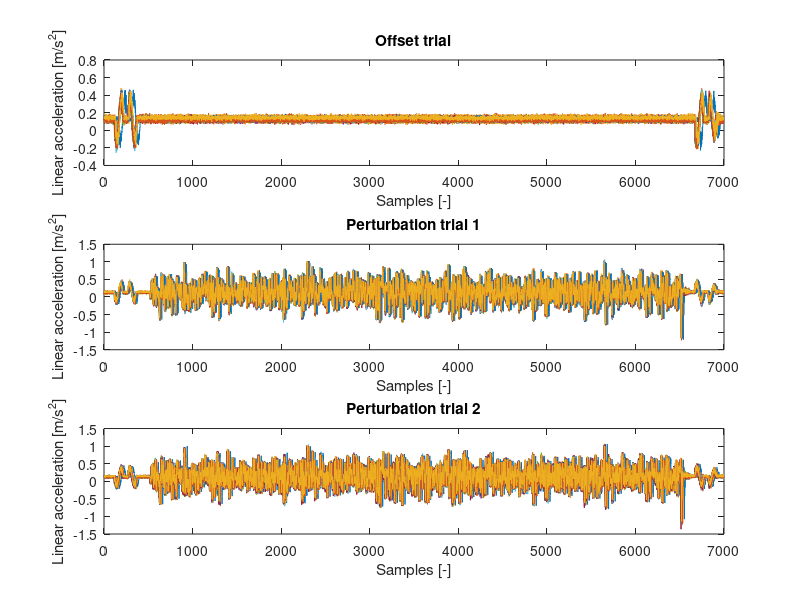

This chart was generated by the following MATLAB code: (Note: this script raises an error after producing the figure.)
%% Processing and analysing raw surge IMU data for 24 subjects

% This script processes the raw heave IMU data for 24 subjects into final
% acceleration input signals suitable for system identification.

clear all
close all
clc 

%% Load files

% !!! CHANGE DESIGNED PERTURBATION FOR CORRECT MOTION HERE !!!
% Designed perturbation signal
load('surge_pert_amp075'); 
clearvars surge_vel_amp075 surge_dis_amp075

% !!! CHANGE mat-file FOR CORRECT MOTION HERE !!!
% Measured force signals
IMU_data  = load('cell_array_surge_IMU_data_24subs.mat');

%% Define the correct sign convention here
des_pert    = -surge_acc_amp075;
clearvars surge_acc_amp075

%% Genereta cell structure (DO NOT CHANGE!)
IMU_data    = struct2cell(IMU_data);
offset      = cell2mat(IMU_data{1});
trial1      = cell2mat(IMU_data{2});
trial2      = cell2mat(IMU_data{3});

%% Plot raw acceleration data
figure('name', 'Raw IMU data')
subplot(311)
    plot(offset)
    xlabel('Samples [-]')
    ylabel('Linear acceleration [m/s^2]')
    title('Offset trial');
subplot(312)
    plot(trial1)
    xlabel('Samples [-]')
    ylabel('Linear acceleration [m/s^2]')
    title('Perturbation trial 1');
subplot(313)
    plot(trial2)
    xlabel('Samples [-]')
    ylabel('Linear acceleration [m/s^2]')
    title('Perturbation trial 2');
    
%% Filtering IMU data for removing noise
close all
offset_filt = IMU_noise_filter(offset);
trial1_filt = IMU_noise_filter(trial1);
trial2_filt = IMU_noise_filter(trial2);

%% Plot unfiltered against filtered IMU data
figure('name','Unfiltered vs. filtered IMU data')
subplot(231)
    plot(offset)
    ylim([8 12]);
    xlim([0 7000]);
    ylabel('Linear acceleration [m/s^2]')
    title('Offset trial unfiltered');
subplot(234)
    plot(offset_filt)
    ylim([8 12]);
    xlim([0 7000]);
    ylabel('Linear acceleration [m/s^2]')
    xlabel('Samples [-]')
    title('Offset trial filtered');
subplot(232)
    plot(trial1)
    ylim([8 12]);
    xlim([0 7000]);
    title('Trial 1 unfiltered');
subplot(235)
    plot(trial1_filt)
    ylim([8 12]);
    xlim([0 7000]);
    ylabel('Linear acceleration [m/s^2]')
    xlabel('Samples [-]')
    title('Trial 1 filtered');
subplot(233)
    plot(trial2)
    ylim([8 12]);
    xlim([0 7000]);
    ylabel('Linear acceleration [m/s^2]')
    xlabel('Samples [-]')
    title('Trial 2 unfiltered');
subplot(236)
    plot(trial2_filt)
    ylim([8 12]);
    xlim([0 7000]);
    ylabel('Linear acceleration [m/s^2]')
    xlabel('Samples [-]')
    title('Trial 2 filtered');

%% Compare designed perturbation signal with measured IMU signal
close all
figure()
    hold on;
    plot(des_pert);
    plot(trial1_filt(:,14));
    legend('Des. perturbation', 'Mes. signal')

%% Calculate delay and align all measured interface forces with the designed signal 
close all 

% this function calculates for all participants the delay between the
% designed signal and the measured IMU signals for trial 1 and 2.
[t1_aligned, lag_t1] = my_xcov_function_IMU(des_pert, trial1_filt);
[t2_aligned, lag_t2] = my_xcov_function_IMU(des_pert, trial2_filt);

%% Resample the measured IMU data

% p and q define the resampling rate = p/q
p = 6500;
q = 6502;

t1_resampled = my_resample_function(t1_aligned,p,q);
t2_resampled = my_resample_function(t2_aligned,p,q);

%% Check here the effect of resampling for individual subjects 
% give in subject number here
subject = 15;

% calculate offset of IMU sensor for better comparison 
error = mean(offset(1000:6000,subject));

figure('name','Checking the effect of resampling')
subplot(211)
    hold on;
    plot(des_pert)
    plot(t2_aligned{subject}-error)
    ylim([-2 2])
    ylabel('Linear acceleration [m/s^2]')
    xlabel('Samples [-]')
    legend('Des. perturbation', 'Raw Mes. signal')
subplot(212)
    hold on;
    plot(des_pert)
    plot(t2_resampled{subject}-error)
    ylim([-2 2])
    ylabel('Linear acceleration [m/s^2]')
    xlabel('Samples [-]')
    legend('Des. perturbation', 'Resamp. Mes. signal')

%% Extract perturbation part from measured IMU signals
final_acc_t1 = extract_pert_part_IMU(t1_resampled);
final_acc_t2 = extract_pert_part_IMU(t2_resampled);

figure()
subplot(211)
    plot(final_acc_t1);
    xlim([0 1000]);
subplot(212)
    plot(final_acc_t2);
    xlim([0 1000]);
    
%% Store final acc. signals for system identification (SI) 
%close all
%%% !!! CHANGE NAME IN CORRECT MOTION !!! %%%
surge_acc_signals_SI_t1 = final_acc_t1; 
surge_acc_signals_SI_t2 = final_acc_t2;

%%% !!! STORE IN SAME DIRECTORY THAT CONTAINS THE TRANSFER FUNCTION SCRIPT FOR RIDER ID !!! %%% 
save('D:\gdialynas\Desktop\My files\Passive rider project\Msc_Jelle_de_hann\IMU_data\Surge IMU data\surge_acc_signals_SI_t1_t2.mat','surge_acc_signals_SI_t1','surge_acc_signals_SI_t2');
